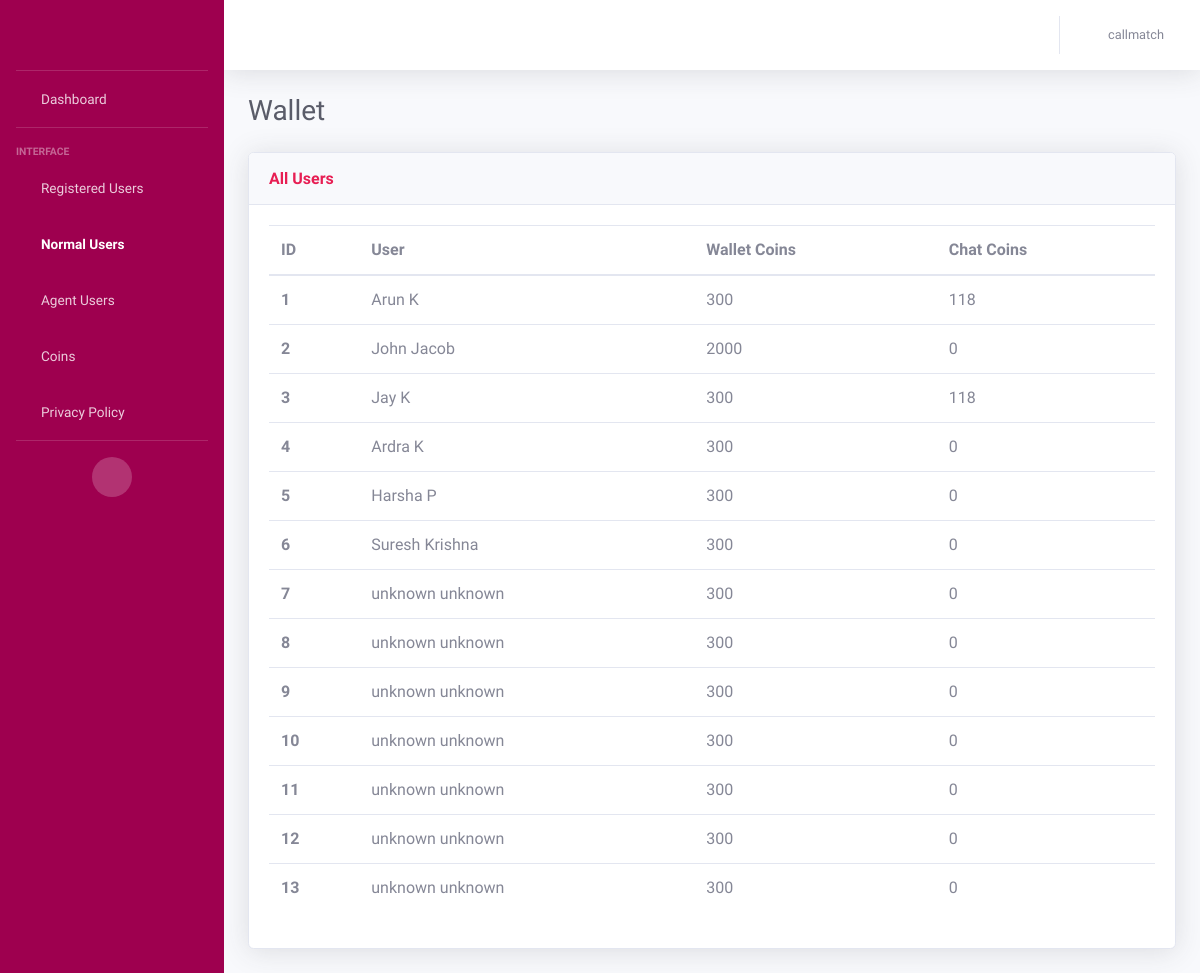
The app's page /wallet_normal_user (signed in), older data.
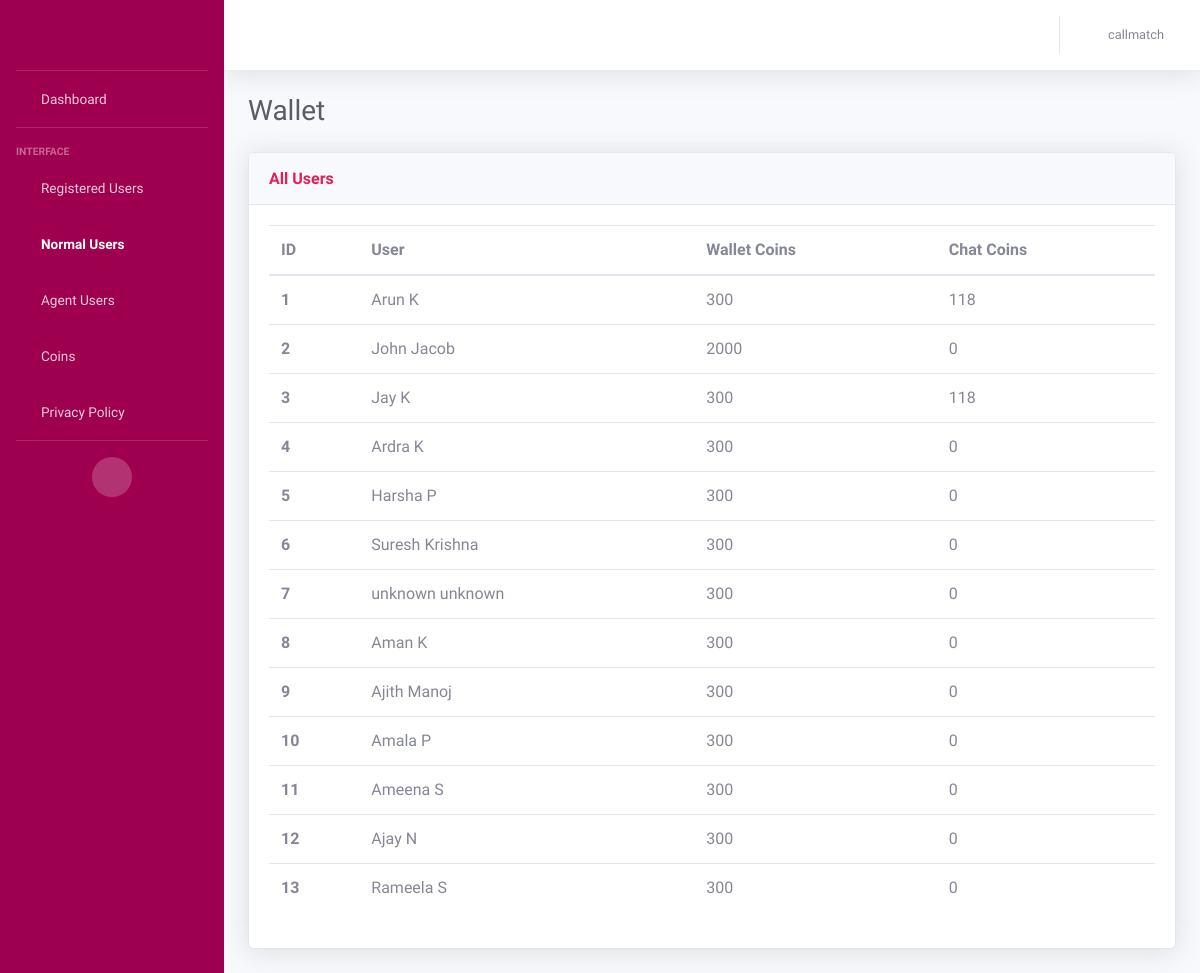
The same page, newer data.
### AdminApp/models.py (models this page shows, shortened)
class WalletModel(models.Model):
    wallet_id = models.AutoField(primary_key=True)
    user = models.ForeignKey(CustomerModel, on_delete=models.CASCADE)
    wallet_coins = models.IntegerField(default=300, null=True)
    messages_remaining = models.IntegerField(default=0)  # For normal users
    call_amount = models.FloatField(default=0.0)
    chat_amount = models.FloatField(default=0.0)
    total_messages_received = models.IntegerField(default=0)
    total_minutes = models.IntegerField(default=0)
    total_amount = models.FloatField(default=0.0)

class CustomerModel(models.Model):
    NORMAL_USER = 'Normal User'
    AGENT_USER = 'Agent User'
    USER_STATUS_CHOICES = [
        (NORMAL_USER, 'Normal User'),
        (AGENT_USER, 'Agent User'),
    ]
    BOTH = 'Both'
    MALAYALAM = 'Malayalam'
    TAMIL = 'Tamil'
    LANGUAGE_CHOICES = [
        (BOTH, 'Both'),
        (MALAYALAM, 'Malayalam'),
        (TAMIL, 'Tamil'),
    ]
    MALE = 'Male'
    FEMALE = 'Female'
    GENDER_CHOICES = [
        (MALE, 'Male'),
        (FEMALE, 'Female')
    ]
    customer_id = models.AutoField(primary_key=True)
    customer_first_name = models.CharField(max_length=100, default="unknown")
    customer_last_name = models.CharField(max_length=100, default="unknown")
    customer_email = models.EmailField(default="unknown")
    customer_contact = models.CharField(max_length=50)
    gender = models.CharField(
        max_length=20,
        choices=GENDER_CHOICES,
        null=True
    )
    status = models.CharField(
        max_length=20,
        choices=USER_STATUS_CHOICES,
        default=NORMAL_USER,
    )
    is_online = models.BooleanField(default=False)
    languages = models.CharField(
        max_length=20,
        choices=LANGUAGE_CHOICES,
        default=BOTH,
    )
    is_existing = models.BooleanField(default=False)
    adhaar_no = models.CharField(max_length=50, default="unknown")
    rating = models.IntegerField()
    terms_conditions = models.BooleanField(default=False)
    customer_password = models.CharField(max_length=100)
    @property
    def rating(self):
        from .models import RatingModel
        rating = RatingModel.objects.filter(agent=self).aggregate(Avg('ratings')).get('ratings__avg')
        return rating if rating is not None else 0

### AdminApp/views.py (the view)
# urls.py: path('wallet_normal_user', views.wallet_normaluser, name='wallet_normal_users'),
def wallet_normaluser(request):
    username = request.session.get('user', None)
    if username is None:
        return redirect('/login')
    wallets = WalletModel.objects.filter(user__status='Normal User')
    return render(request, 'normaluser_wallet.html', {'wallets': wallets, 'username': username})

### templates/normaluser_wallet.html (shortened to what this page needs)
<!DOCTYPE html>
<html lang="en">
<head>
    {% load static %}
    <link href="{% static 'vendor/fontawesome-free/css/all.min.css' %}" rel="stylesheet" type="text/css">
    <link href="{% static 'css/sb-admin-2.min.css' %}" rel="stylesheet">
</head>
<body id="page-top">
    <div id="wrapper">
        <ul class="navbar-nav bg-gradient-primary sidebar sidebar-dark accordion" id="accordionSidebar">
            <a class="sidebar-brand d-flex align-items-center justify-content-center" href="{% url 'home' %}">
                <div class="logo" style="background-image: url({% static 'img/call-match.png' %});"></div>
            </a>
            <hr class="sidebar-divider my-0">
            <li class="nav-item ">
                <a class="nav-link" href="{% url 'home' %}">
                    <i class="fas fa-fw fa-tachometer-alt"></i>
                    <span>Dashboard</span></a>
            </li>
            <hr class="sidebar-divider">
            <div class="sidebar-heading">
                Interface
            </div>
            <li class="nav-item">
                <a class="nav-link" href="{% url 'users' %}">
                    <i class="fas fa-fw fa-table"></i>
                    <span>Registered Users</span></a>
            </li>
            <li class="nav-item active">
                <a class="nav-link collapsed" href="#" data-toggle="collapse" data-target="#collapseUtilities"
                    aria-expanded="true" aria-controls="collapseUtilities">
                    <i class="fas fa-fw fa-users"></i>
                    <span>Normal Users</span>
                </a>
            </li>
            <li class="nav-item">
                <a class="nav-link collapsed" href="#" data-toggle="collapse" data-target="#collapseUtilities1"
                    aria-expanded="true" aria-controls="collapseUtilities1">
                    <i class="fas fa-fw fa-users"></i>
                    <span>Agent Users</span>
                </a>
            </li>
            <li class="nav-item">
                <a class="nav-link collapsed" href="#" data-toggle="collapse" data-target="#collapseUtilities2"
                    aria-expanded="true" aria-controls="collapseUtilities1">
                    <i class="fas fa-fw fa-coins"></i>
                    <span>Coins</span>
                </a>
            </li>
            <li class="nav-item">
                <a class="nav-link collapsed" href="{% url 'privacy-policy' %}"
                    aria-expanded="true" aria-controls="collapseUtilities1">
                    <i class="fas fa-fw fa-fingerprint"></i>
                    <span>Privacy Policy</span>
                </a>
            </li>
            <hr class="sidebar-divider">
            <div class="text-center d-none d-md-inline">
                <button class="rounded-circle border-0" id="sidebarToggle"></button>
            </div>
        </ul>
        <div id="content-wrapper" class="d-flex flex-column">
            <div id="content">
                <nav class="navbar navbar-expand navbar-light bg-white topbar mb-4 static-top shadow">
                    <ul class="navbar-nav ml-auto">
                        <li class="nav-item dropdown no-arrow">
                            <a class="nav-link dropdown-toggle" href="#" id="userDropdown" role="button"
                                data-toggle="dropdown" aria-haspopup="true" aria-expanded="false">
                                <i class="fas fa-fw fa-user"></i>
                                <span class="mr-2 d-none d-lg-inline text-gray-600 small">{{username}}</span>
                            </a>
                        </li>
                    </ul>
                </nav>
                <div class="container-fluid">
                    <div class="d-sm-flex align-items-center justify-content-between mb-4">
                        <h1 class="h3 mb-0 text-gray-800">Wallet</h1>
                    </div>
                    <div class="row">
                        <div class="col">
                            <div class="card shadow mb-4">
                                <div
                                    class="card-header py-3 d-flex flex-row align-items-center justify-content-between">
                                    <h6 class="m-0 font-weight-bold text-primary">All Users</h6>
                                </div>
                                <div class="card-body">
                                    <div>
                                        <table class="table all-users">
                                          <thead>
                                            <tr>
                                              <th scope="col">ID</th>
                                              <th scope="col">User</th>
                                              <th scope="col">Wallet Coins</th>
                                              <th scope="col">Chat Coins</th>
                                            </tr>
                                          </thead>
                                          <tbody>
                                          {% for wallet in wallets %}
                                            <tr>
                                              <th scope="row">{{ forloop.counter }}</th>
                                              <td>{{wallet.user.customer_first_name}} {{wallet.user.customer_last_name}}</td>
                                              <td>{{wallet.wallet_coins}}</td>
                                              <td>{{wallet.messages_remaining}}</td>
                                            </tr>
                                          {% endfor %}
                                          </tbody>
                                        </table>
                                    </div>
                                </div>
                            </div>
                        </div>
                    </div>
                </div>
            </div>
        </div>
    </div>
</body>
</html>

### templates/normaluser_wallet.html (style rules this page uses)
.logo { height:2rem; width:8rem; background-position: center; background-size: cover; background-repeat: no-repeat; }

Row changes from the older to the newer data that the page shows:
changed through a linked row, WalletModel: user.customer_first_name "unknown" → "Aman"; user.customer_last_name "unknown" → "K"
changed through a linked row, WalletModel: user.customer_first_name "unknown" → "Ajith"; user.customer_last_name "unknown" → "Manoj"
changed through a linked row, WalletModel: user.customer_first_name "unknown" → "Amala"; user.customer_last_name "unknown" → "P"
changed through a linked row, WalletModel: user.customer_first_name "unknown" → "Ameena"; user.customer_last_name "unknown" → "S"
changed through a linked row, WalletModel: user.customer_first_name "unknown" → "Ajay"; user.customer_last_name "unknown" → "N"
changed through a linked row, WalletModel: user.customer_first_name "unknown" → "Rameela"; user.customer_last_name "unknown" → "S"
